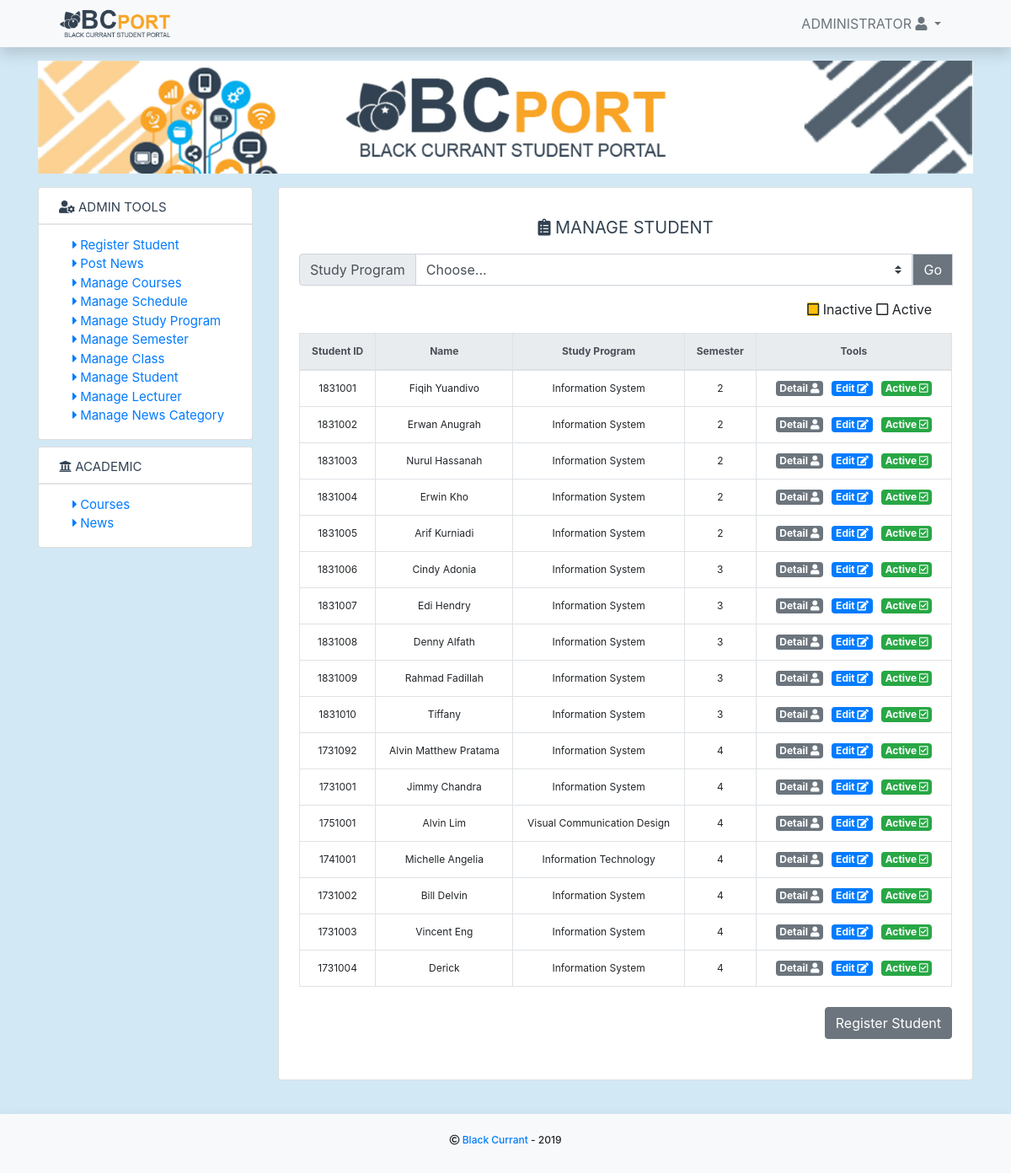
The page /index.php?page=student (signed in) on the database its author committed.
### tables this page shows
CREATE TABLE `tb_student` (
  `id` int(11) NOT NULL,
  `student_id` varchar(15) NOT NULL,
  `name` varchar(255) NOT NULL,
  `studyprogram_id` int(11) NOT NULL,
  `birth_place` varchar(100) NOT NULL,
  `birth_date` varchar(50) NOT NULL,
  `phone_num` varchar(20) NOT NULL,
  `religion_id` varchar(20) NOT NULL,
  `current_semester` int(11) NOT NULL,
  `status` int(1) NOT NULL,
  `gender` varchar(10) NOT NULL
);

CREATE TABLE `tb_studyprogram` (
  `id` int(11) NOT NULL,
  `studyprogram_id` int(11) NOT NULL,
  `studyprogram` varchar(255) NOT NULL,
  `abbreviation` varchar(15) NOT NULL
);

### core/app/student.php (called while the page is built, shortened)
<?php
    function getAllStudent() {
        global $connect;
        $sql = "SELECT tb_student.*, tb_studyprogram.studyprogram, tb_religion.religion FROM tb_student INNER JOIN tb_studyprogram ON tb_student.studyprogram_id = tb_studyprogram.studyprogram_id LEFT JOIN tb_religion ON tb_student.religion_id = tb_religion.religion_id ORDER BY tb_student.current_semester ASC";
        $query = $connect->query($sql);
        if ($query->num_rows > 0)
        {
            return $query;
        } else {
            return false;
        }
    }
?>

### core/base.php (called while the page is built, shortened)
<?php
    $baseUrl = "./";
?>

### pages/student/index.php (the view, shortened to what this page needs)
<div class="px-4 py-4">
	<h5 class="simple-text text-center"><i class="fas fa-clipboard-list"></i> Manage Student</h5>
	<form action="" method="POST">
	    <div class="input-group mb-3">
	        <div class="input-group-prepend">
	          <label class="input-group-text" for="inputGroupSelect01">Study Program</label>
	        </div>
	        <select class="custom-select" id="inputGroupSelect01" name="studyprogram_opt">
	        <option selected>Choose...</option>
	        </select>
	        <div class="input-group-prepend">
	          <button class="input-group-text bg-secondary text-white" for="inputGroupSelect01" type="submit">Go</button>
	        </div>
	      </div>
      </form>
      <p class="text-right mr-4"><i class="far fa-square bg-warning"></i> Inactive  <i class="far fa-square"></i> Active</p>
	<table class="table table-responsive-lg text-center table-bordered">
	  	<thead class="thead-light">
	    	<tr>
	      		<th scope="col">Student ID</th>
	      		<th scope="col">Name</th>
	      		<th scope="col">Study Program</th>
	      		<th scope="col">Semester</th>
	      		<th scope="col">Tools</th>
	    	</tr>
	  	</thead>
	  	<tbody>
    		<?php
    		if (isset($_POST['studyprogram_opt'])) {
    			$id = $_POST['studyprogram_opt'];
    			$result = getAllStudentByStudyProgram($id);
    			if ($result != false) {
    				while ($row = $result->fetch_assoc()) {
    					$id = $row['id'];
    					$student_id = $row['student_id'];
        				$name = $row['name'];
        				$studyprogram = $row['studyprogram'];
        				$semester = $row['current_semester'];
        				$status = $row['status'];
        				if ($status == '2') {
							echo "<tr class='bg-warning'>";
						} else {
							echo "<tr>";
						}
			?>
	      		<td><?php echo $student_id; ?></td>
	      		<td><?php echo $name; ?></td>
	      		<td><?php echo $studyprogram; ?></td>
	      		<td><?php echo $semester; ?></td>
	      		<td>
	      			<a href="<?php echo $baseUrl.'index.php?page=detailstudent&id='.$id.''; ?>" class="badge badge-12 badge-secondary">Detail <i class="fas fa-user"></i></a> &nbsp;
	      			<a href="<?php echo $baseUrl.'index.php?page=editstudent&id='.$id.''; ?>" class="badge badge-12 badge-primary">Edit <i class="fas fa-edit"></i></a> &nbsp;
	      			<?php
				      	if ($status == '2') {
						?>
							<a href="<?php echo $baseUrl.'pages/student/status.php?id='.$id.'&stdstts='.$status.''; ?>" class="badge badge-12 badge-danger">Inactive <i class="fas fa-exclamation-circle"></i></a>
						<?php } else { ?>
							<a href="<?php echo $baseUrl.'pages/student/status.php?id='.$id.'&stdstts='.$status.''; ?>" class="badge badge-12 badge-success">Active <i class="far fa-check-square"></i></a>
						<?php } ?>
	      		</td>
	      	</tr>
			<?php
    				}
    			}
    			if ($_POST['studyprogram_opt'] == 'all') {
	    			$result = getAllStudent();
	    			if ($result != false) {
	    				while ($row = $result->fetch_assoc())
	    				{
	    					$id = $row['id'];
	    					$student_id = $row['student_id'];
	        				$name = $row['name'];
	        				$studyprogram = $row['studyprogram'];
	        				$semester = $row['current_semester'];
	        				$status = $row['status'];
	        				if ($status == '2') {
								echo "<tr class='bg-warning'>";
							} else {
								echo "<tr>";
							}
    		?>
				      		<td><?php echo $student_id; ?></td>
				      		<td><?php echo $name; ?></td>
				      		<td><?php echo $studyprogram; ?></td>
				      		<td><?php echo $semester; ?></td>
				      		<td>
				      			<a href="<?php echo $baseUrl.'index.php?page=detailstudent&id='.$id.''; ?>" class="badge badge-12 badge-secondary">Detail <i class="fas fa-user"></i></a> &nbsp;
				      			<a href="<?php echo $baseUrl.'index.php?page=editstudent&id='.$id.''; ?>" class="badge badge-12 badge-primary">Edit <i class="fas fa-edit"></i></a> &nbsp;
				      			<?php
							      	if ($status == '2') {
									?>
										<a href="<?php echo $baseUrl.'pages/student/status.php?id='.$id.'&stdstts='.$status.''; ?>" class="badge badge-12 badge-danger">Inactive <i class="fas fa-exclamation-circle"></i></a>
									<?php } else { ?>
										<a href="<?php echo $baseUrl.'pages/student/status.php?id='.$id.'&stdstts='.$status.''; ?>" class="badge badge-12 badge-success">Active <i class="far fa-check-square"></i></a>
									<?php } ?>
				      		</td>
				      	</tr>
    		<?php
	    					}
			    		} if ($result->num_rows = 0)  {
		    				echo "<div class='alert alert-danger text-center'>No Students Data</div>";
		    			}
    				}
    			} else {
	    			$result = getAllStudent();
	    			if ($result != false) {
	    				while ($row = $result->fetch_assoc())
	    				{
	    					$id = $row['id'];
	    					$student_id = $row['student_id'];
	        				$name = $row['name'];
	        				$studyprogram = $row['studyprogram'];
	        				$semester = $row['current_semester'];
	        				$status = $row['status'];
	        				if ($status == '2') {
								echo "<tr class='bg-warning'>";
							} else {
								echo "<tr>";
							}
        	 ?>
				      		<td><?php echo $student_id; ?></td>
				      		<td><?php echo $name; ?></td>
				      		<td><?php echo $studyprogram; ?></td>
				      		<td><?php echo $semester; ?></td>
				      		<td style="width: 30%;">
				      			<a href="<?php echo $baseUrl.'index.php?page=detailstudent&id='.$id.''; ?>" class="badge badge-12 badge-secondary">Detail <i class="fas fa-user"></i></a> &nbsp;
				      			<a href="<?php echo $baseUrl.'index.php?page=editstudent&id='.$id.''; ?>" class="badge badge-12 badge-primary">Edit <i class="fas fa-edit"></i></a> &nbsp;
				      			<?php
							      	if ($status == '2') {
									?>
										<a href="<?php echo $baseUrl.'pages/student/status.php?id='.$id.'&stdstts='.$status.''; ?>" class="badge badge-12 badge-danger">Inactive <i class="fas fa-exclamation-circle"></i></a>
									<?php } else { ?>
										<a href="<?php echo $baseUrl.'pages/student/status.php?id='.$id.'&stdstts='.$status.''; ?>" class="badge badge-12 badge-success">Active <i class="far fa-check-square"></i></a>
									<?php } ?>
				      		</td>
				      	</tr>
      		<?php
	    			}
	    		}
	    	}
    		 ?>
	  	</tbody>
	</table>
	<div class="text-right my-4">
		<a href="<?php echo $baseUrl.'index.php?page=register'; ?>" class="btn btn-secondary">Register Student</a>
	</div>
</div>

### assets/css/custom.css (style rules this page uses)
body { background-color: #d2e8f5; }
.simple-text { text-transform: uppercase; padding: 0.5rem 0; display: block; white-space: nowrap; color: #324252; text-decoration: none; font-weight: 400; line-height: 30px; overflow: hidden; }
* { -webkit-box-sizing: border-box; box-sizing: border-box; }
body { padding: 0; margin: 0; }
table { font-size: 12px !important; }
.badge-12 { font-size: 12px !important; }

### rows shown on the page
tb_student: student "1831001", name "Fiqih Yuandivo", tb_studyprogram.studyprogram "Information System", current_semester "2"
tb_student: student "1831002", name "Erwan Anugrah", tb_studyprogram.studyprogram "Information System", current_semester "2"
tb_student: student "1831003", name "Nurul Hassanah", tb_studyprogram.studyprogram "Information System", current_semester "2"
tb_student: student "1831004", name "Erwin Kho", tb_studyprogram.studyprogram "Information System", current_semester "2"
tb_student: student "1831005", name "Arif Kurniadi", tb_studyprogram.studyprogram "Information System", current_semester "2"
tb_student: student "1831006", name "Cindy Adonia", tb_studyprogram.studyprogram "Information System", current_semester "3"
tb_student: student "1831007", name "Edi Hendry", tb_studyprogram.studyprogram "Information System", current_semester "3"
tb_student: student "1831008", name "Denny Alfath", tb_studyprogram.studyprogram "Information System", current_semester "3"
tb_student: student "1831009", name "Rahmad Fadillah", tb_studyprogram.studyprogram "Information System", current_semester "3"
tb_student: student "1831010", name "Tiffany", tb_studyprogram.studyprogram "Information System", current_semester "3"
tb_student: student "1731092", name "Alvin Matthew Pratama", tb_studyprogram.studyprogram "Information System", current_semester "4"
tb_student: student "1731001", name "Jimmy Chandra", tb_studyprogram.studyprogram "Information System", current_semester "4"
tb_student: student "1751001", name "Alvin Lim", tb_studyprogram.studyprogram "Visual Communication Design", current_semester "4"
tb_student: student "1741001", name "Michelle Angelia", tb_studyprogram.studyprogram "Information Technology", current_semester "4"
tb_student: student "1731002", name "Bill Delvin", tb_studyprogram.studyprogram "Information System", current_semester "4"
tb_student: student "1731003", name "Vincent Eng", tb_studyprogram.studyprogram "Information System", current_semester "4"
tb_student: student "1731004", name "Derick", tb_studyprogram.studyprogram "Information System", current_semester "4"

### other values the page prints
$userdata['name'] "ADMINISTRATOR"
